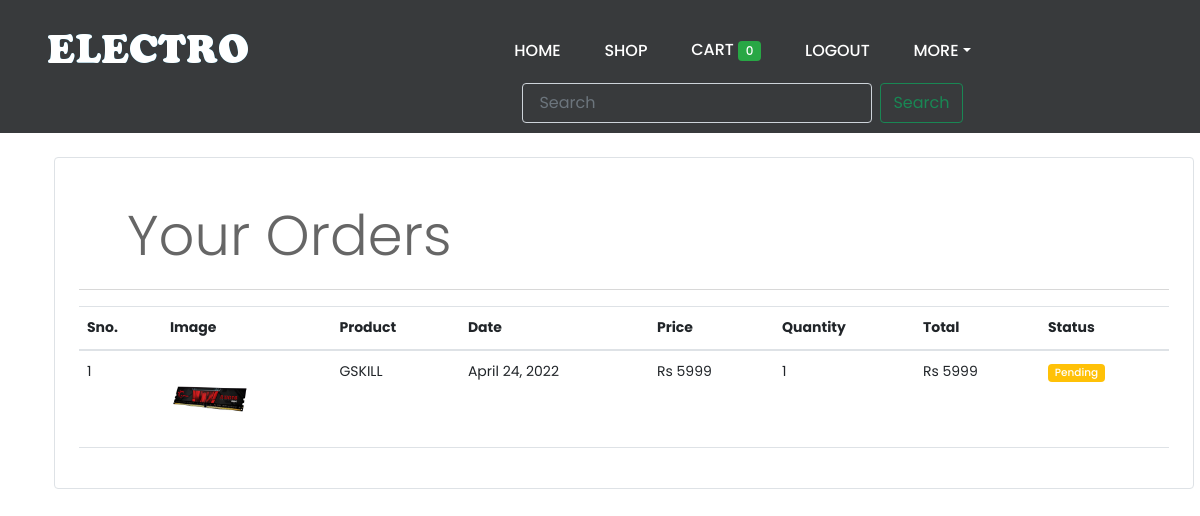
/orders (signed in), run on the app's committed database.
### shop/models.py (models this page shows, shortened)
class Order(models.Model):
    product = models.ForeignKey(Products,
                                on_delete=models.CASCADE)
    customer = models.ForeignKey(Customer,
                                 on_delete=models.CASCADE)
    quantity = models.IntegerField(default=1)
    price = models.IntegerField()
    address = models.CharField (max_length=50, default='', blank=True)
    phone = models.CharField (max_length=50, default='', blank=True)
    date = models.DateField (default=datetime.datetime.today)
    status = models.BooleanField (default=False)
    @staticmethod
    def get_orders_by_customer(customer_id):
        return Order.objects.filter(customer=customer_id).order_by('-date')

class Products(models.Model):
    name = models.CharField(max_length=60)
    price= models.IntegerField(default=0)
    category= models.ForeignKey(Category,on_delete=models.CASCADE,default=1 )
    description= models.CharField(max_length=250, default='', blank=True, null= True)
    image= models.ImageField(upload_to='media/pics/')
    offer = models.BooleanField(default=False)

### shop/auth.py (the view)
    def middleware(request):
        print(request.session.get('customer'))
        returnUrl = request.META['PATH_INFO']
        print(request.META['PATH_INFO'])
        if not request.session.get('customer'):
           return redirect(f'login?return_url={returnUrl}')
        response = get_response(request)
        return response

### shop/auth.py (called while the page is built)
def auth_middleware(get_response):
    def middleware(request):
        print(request.session.get('customer'))
        returnUrl = request.META['PATH_INFO']
        print(request.META['PATH_INFO'])
        if not request.session.get('customer'):
           return redirect(f'login?return_url={returnUrl}')
        response = get_response(request)
        return response
    return middleware

### shop/templatetags/custom_filter.py (called while the page is built)
@register.filter(name='currency')
def currency(number):
    return "Rs "+str(number)

@register.filter(name='multiply')
def multiply(number , number1):
    return number * number1

### shop/views.py (called while the page is built)
    def get(self ,request ):
        customer = request.session.get('customer')
        orders = Order.get_orders_by_customer(customer)
        print(orders)
        return render(request , 'orders.html'  , {'orders' : orders})

### templates/orders.html (shortened to what this page needs)
{% load cart %}
{% load custom_filter %}
{% load static %}
<!DOCTYPE html>
<html lang="en">
  <head>
      <link rel="stylesheet" href="{% static 'css/bootstrap.min.css' %}">
      <link href="https://cdn.jsdelivr.net/npm/bootstrap@5.1.3/dist/css/bootstrap.min.css" rel="stylesheet">
      <link rel="stylesheet" href="{% static 'css/style.css' %}">
      <link rel="stylesheet" href="{% static 'css/responsive.css' %}">
      <link rel="stylesheet" href="{% static 'css/jquery.mCustomScrollbar.min.css' %}">
      <link rel="stylesheet" href="{% static 'https://netdna.bootstrapcdn.com/font-awesome/4.0.3/css/font-awesome.css' %}">
      <link rel="stylesheet" href="{% static 'css/owl.carousel.min.css' %}">
      <link rel="stylesheet" href="{% static 'css/owl.theme.default.min.css' %}">
      <link rel="stylesheet" href="{% static 'https://cdnjs.cloudflare.com/ajax/libs/fancybox/2.1.5/jquery.fancybox.min.css' %}" media="screen">
  </head>
  <body class="main-layout">
    <header class="section">
      <div class="header_main">
        <div class="container">
            <div class="row">
              <div class="col-xl-3 col-lg-3 col-md-3 col-sm-3 col logo_section">
                  <div class="full">
                    <div class="center-desk">
                        <div class="logo"> <a href="store"><img src="{% static 'images/ELECTRO_TR.png' %}" alt="#"></a> </div>
                    </div>
                  </div>
              </div>
              <div class="col-xl-9 col-lg-9 col-md-9 col-sm-9 menustyle">
                  <div class="menu-area">
                    <div class="limit-box">
                        <nav class="main-menu">
                          <ul class="menu-area-main">
                              <li> <a href="store">Home</a> </li>
                              <li><a href="clients.html">Shop</a></li>
                              <li><a href="cart.html">Cart
                                    <span class="badge badge-success">{{request.session.cart.keys|length}}</span>
                                  </a>
                              </li>
                              {% if request.session.customer %}
                              <li><a href="logout">Logout</a></li>
                              {% else %}
                              <li><a href="login.html">login</a></li>
                              {% endif %}
                              <li> <a class="nav-link dropdown-toggle" href="#" id="navbarDropdown" role="button" data-toggle="dropdown" aria-haspopup="true" aria-expanded="false">
                                more</a>
                              </li>
                              <li>
                                <form action="{% url 'search' %}" method="get" class="d-flex navsearch">
                                    <input class="form-control me-2" type="text" name="query" placeholder="Search" aria-label="Search" style="background-color: #fff0; color: #fff;">
                                    <button class="btn btn-outline-success" type="submit">Search</button>
                                  </form>
                              </li>
                          </ul>
                        </nav>
                    </div>
                  </div>
              </div>
            </div>
        </div>
      </div>
    </header>
    <div class="destinations contact_us" >
        <div class="container">
            <div class="row">
                <div class="border rounded p-4 m-4">
                    <p class="display-4 pl-4 ml-4">Your Orders</p>
                    <hr>
                    <table class="table">
                        <thead>
                            <tr>
                                <th>Sno.</th>
                                <th>Image</th>
                                <th>Product</th>
                                <th>Date</th>
                                <th>Price</th>
                                <th>Quantity</th>
                                <th>Total</th>
                                <th>Status</th>
                            </tr>
                        </thead>
                        <tbody>
                            {% for order in orders %}
                            <tr>
                                <td>{{forloop.counter}}</td>
                                <td><img style="height: 80px;" class="rounded-circle" src="{{order.product.image.url}}" alt=""></td>
                                <td>{{order.product.name}}</td>
                                <td>{{order.date}}</td>
                                <td>{{order.price|currency}}</td>
                                <td>{{order.quantity}}</td>
                                <td>{{order.quantity|multiply:order.price|currency}}</td>
                                {% if order.status %}
                                <td><small class="badge badge-success">Completed</small></td>
                                {%else%}
                                <td><small class="badge badge-warning">Pending</small></td>
                                {% endif %}
                            </tr>
                            {% endfor %}
                        </tbody>
                    </table>
                </div>
            </div>
        </div>
    </div>
  </body>
</html>

### static/css/style.css (style rules this page uses)
* { box-sizing: border-box !important; transition: ease all 0.5s; }
html { scroll-behavior: smooth; }
body { color: #666666; font-size: 14px; font-family: poppins; line-height: 1.80857; font-weight: normal; overflow-x: hidden; }
a { color: #1f1f1f; text-decoration: none !important; outline: none !important; -webkit-transition: all .3s ease-in-out; -moz-transition: all .3s ease-in-out; -ms-transition: all .3s ease-in-out; -o-transition: all .3s ease-in-out; transition: all .3s ease-in-out; }
*, *::after, *::before { -webkit-box-sizing: border-box; -moz-box-sizing: border-box; box-sizing: border-box; }
ul, li, ol { margin: 0px; padding: 0px; list-style: none; }
p { margin: 20px; font-weight: 300; font-size: 15px; line-height: 24px; }
a { color: #222222; text-decoration: none; outline: none !important; }
a, .btn { text-decoration: none !important; outline: none !important; -webkit-transition: all .3s ease-in-out; -moz-transition: all .3s ease-in-out; -ms-transition: all .3s ease-in-out; -o-transition: all .3s ease-in-out; transition: all .3s ease-in-out; }
img { max-width: 100%; height: auto; }
.badge { font-weight: 500; }
button { border: 0; margin: 0; padding: 0; cursor: pointer; }
.full { float: left; width: 100%; }
.full { width: 100%; float: left; margin: 0; padding: 0; }
.logo { float: left; position: relative; }
nav.main-menu { float: right; margin-left: 0; }
.main-menu { text-align: center; }
.main-menu ul { margin: 0; list-style-type: none; margin-bottom: 10px; }
.main-menu ul>li { display: inline-block; position: relative; }
.main-menu ul>li a { line-height: 20px; font-size: 16px; display: block; font-weight: 500; color: #ffffff; padding: 22px 20px; text-transform: uppercase; }
.main-menu ul li:first-child { margin-left: 0; }
.main-menu ul>li { position: inherit; display: inline-block; vertical-align: middle; }
.section { float: left; width: 100%; }
.contact_us { width: 100%; float: left; padding: 0px; }
.header_main { width: 100%; float: left; background-color: #383a3c; padding-top: 20px; }
.form-control { padding: 13px 16px; }
.main-menu ul > li a { padding-top: 5px; }
.navsearch { width: auto; height: 40px; }
.menustyle { padding-top: 15px; }

### data on the page
Order: product.image (picture), product.name "GSKILL", date "April 24, 2022", price "Rs 5999", quantity "1", quantity|multiply "Rs 5999", status "Pending"

### other printed values
{{ request.session.cart.keys|length }} "0"
